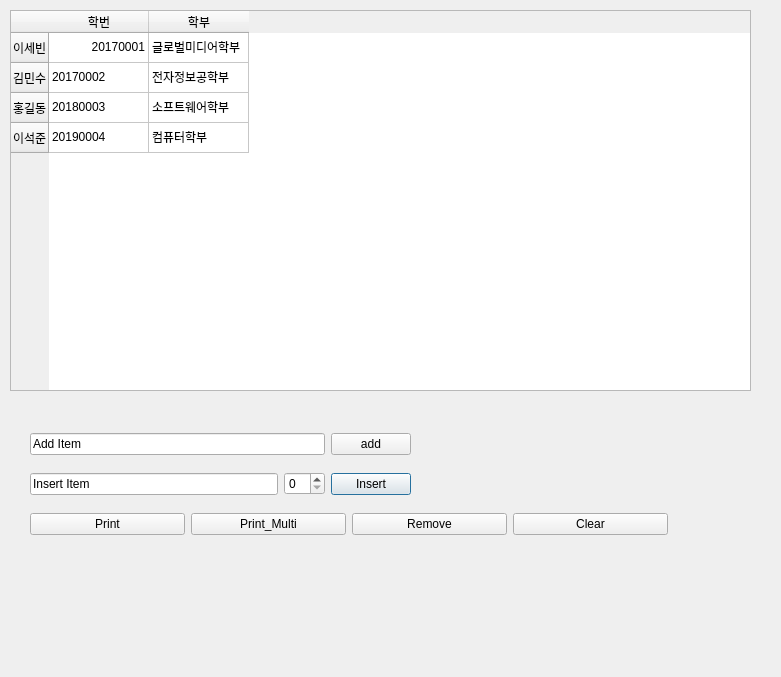
<?xml version="1.0" encoding="UTF-8"?>
<ui version="4.0">
 <class>Dialog</class>
 <widget class="QDialog" name="Dialog">
  <property name="geometry">
   <rect>
    <x>0</x>
    <y>0</y>
    <width>781</width>
    <height>677</height>
   </rect>
  </property>
  <property name="windowTitle">
   <string>Dialog</string>
  </property>
  <widget class="QWidget" name="layoutWidget">
   <property name="geometry">
    <rect>
     <x>30</x>
     <y>460</y>
     <width>381</width>
     <height>48</height>
    </rect>
   </property>
   <layout class="QHBoxLayout" name="horizontalLayout_2">
    <item>
     <widget class="QLineEdit" name="line_insertItem">
      <property name="text">
       <string>Insert Item</string>
      </property>
     </widget>
    </item>
    <item>
     <widget class="QSpinBox" name="spin_insertRow"/>
    </item>
    <item>
     <widget class="QPushButton" name="btn_insertItem">
      <property name="text">
       <string>Insert</string>
      </property>
     </widget>
    </item>
   </layout>
  </widget>
  <widget class="QWidget" name="layoutWidget">
   <property name="geometry">
    <rect>
     <x>30</x>
     <y>420</y>
     <width>381</width>
     <height>48</height>
    </rect>
   </property>
   <layout class="QHBoxLayout" name="horizontalLayout">
    <item>
     <widget class="QLineEdit" name="line_addItem">
      <property name="text">
       <string>Add Item</string>
      </property>
     </widget>
    </item>
    <item>
     <widget class="QPushButton" name="btn_addItem">
      <property name="text">
       <string>add</string>
      </property>
     </widget>
    </item>
   </layout>
  </widget>
  <widget class="QWidget" name="layoutWidget">
   <property name="geometry">
    <rect>
     <x>30</x>
     <y>500</y>
     <width>638</width>
     <height>48</height>
    </rect>
   </property>
   <layout class="QHBoxLayout" name="horizontalLayout_3">
    <item>
     <widget class="QPushButton" name="btn_printItem">
      <property name="text">
       <string>Print</string>
      </property>
     </widget>
    </item>
    <item>
     <widget class="QPushButton" name="btn_printMultiItems">
      <property name="text">
       <string>Print_Multi</string>
      </property>
     </widget>
    </item>
    <item>
     <widget class="QPushButton" name="btn_removeItem">
      <property name="text">
       <string>Remove</string>
      </property>
     </widget>
    </item>
    <item>
     <widget class="QPushButton" name="btn_clearItem">
      <property name="text">
       <string>Clear</string>
      </property>
     </widget>
    </item>
   </layout>
  </widget>
  <widget class="QTableWidget" name="tableWidget_Test">
   <property name="geometry">
    <rect>
     <x>10</x>
     <y>10</y>
     <width>741</width>
     <height>381</height>
    </rect>
   </property>
   <property name="dragDropMode">
    <enum>QAbstractItemView::InternalMove</enum>
   </property>
   <property name="alternatingRowColors">
    <bool>false</bool>
   </property>
   <property name="selectionBehavior">
    <enum>QAbstractItemView::SelectItems</enum>
   </property>
   <property name="sortingEnabled">
    <bool>false</bool>
   </property>
   <property name="rowCount">
    <number>4</number>
   </property>
   <row>
    <property name="text">
     <string>이세빈</string>
    </property>
   </row>
   <row>
    <property name="text">
     <string>김민수</string>
    </property>
   </row>
   <row>
    <property name="text">
     <string>홍길동</string>
    </property>
   </row>
   <row>
    <property name="text">
     <string>이석준</string>
    </property>
   </row>
   <column>
    <property name="text">
     <string>학번</string>
    </property>
    <property name="background">
     <color>
      <red>255</red>
      <green>170</green>
      <blue>127</blue>
     </color>
    </property>
   </column>
   <column>
    <property name="text">
     <string>학부</string>
    </property>
   </column>
   <item row="0" column="0">
    <property name="text">
     <string>20170001</string>
    </property>
    <property name="textAlignment">
     <set>AlignTrailing|AlignVCenter</set>
    </property>
    <property name="background">
     <brush brushstyle="NoBrush">
      <color alpha="255">
       <red>85</red>
       <green>255</green>
       <blue>0</blue>
      </color>
     </brush>
    </property>
    <property name="foreground">
     <brush brushstyle="NoBrush">
      <color alpha="255">
       <red>170</red>
       <green>0</green>
       <blue>255</blue>
      </color>
     </brush>
    </property>
   </item>
   <item row="0" column="1">
    <property name="text">
     <string>글로벌미디어학부</string>
    </property>
   </item>
   <item row="1" column="0">
    <property name="text">
     <string>20170002</string>
    </property>
   </item>
   <item row="1" column="1">
    <property name="text">
     <string>전자정보공학부</string>
    </property>
   </item>
   <item row="2" column="0">
    <property name="text">
     <string>20180003</string>
    </property>
   </item>
   <item row="2" column="1">
    <property name="text">
     <string>소프트웨어학부</string>
    </property>
   </item>
   <item row="3" column="0">
    <property name="text">
     <string>20190004</string>
    </property>
   </item>
   <item row="3" column="1">
    <property name="text">
     <string>컴퓨터학부</string>
    </property>
   </item>
  </widget>
 </widget>
 <resources/>
 <connections/>
</ui>
